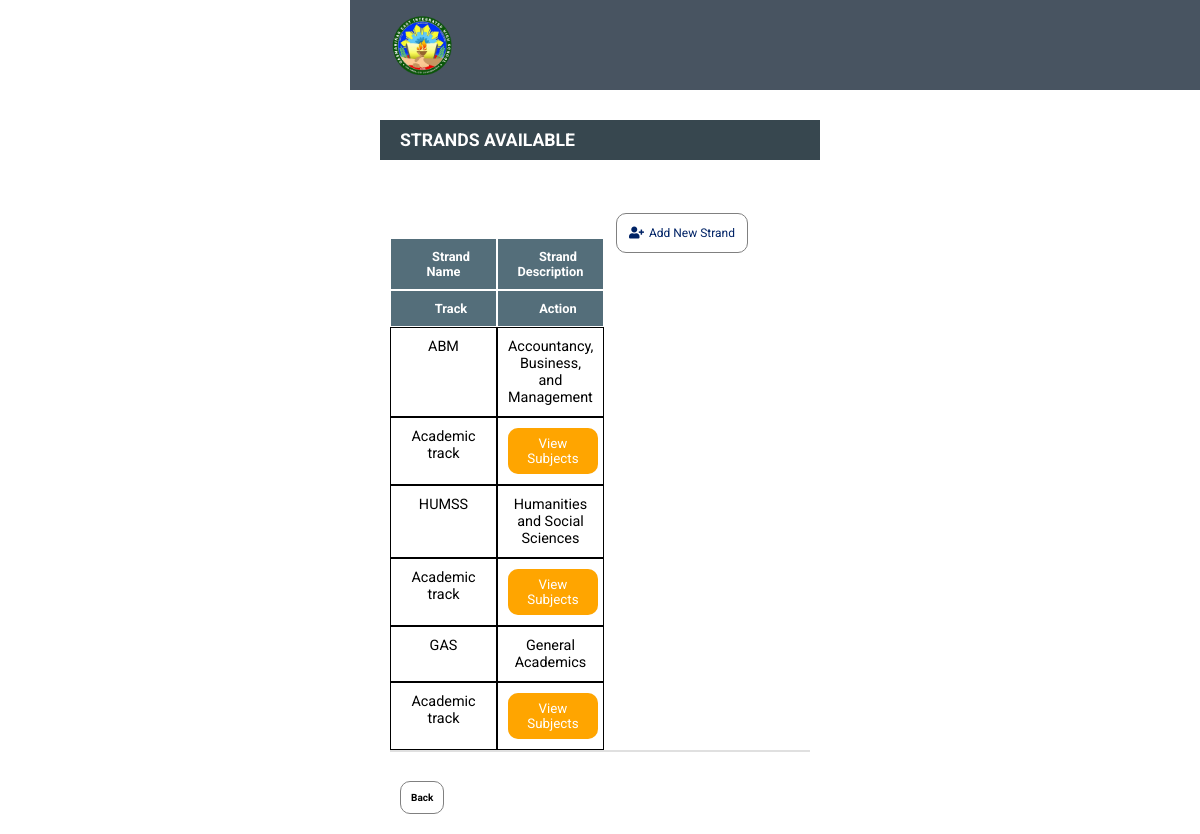
Page /Admin/viewstrands.php?track_id=1 on the committed database.
### tables this page shows
CREATE TABLE IF NOT EXISTS `tbl_strands` (
`strands_ID` int(25) NOT NULL,
  `strands_name` varchar(255) NOT NULL,
  `strands_desc` varchar(255) NOT NULL,
  `track_ID` int(25) NOT NULL,
  `track_name` varchar(255) NOT NULL
);

CREATE TABLE IF NOT EXISTS `tbl_tracks` (
`track_ID` int(25) NOT NULL,
  `track_name` varchar(255) NOT NULL,
  `track_desc` varchar(255) NOT NULL
);

### Admin/viewstrands.php (the view, shortened to what this page needs)
<?php
	include("../dbconnect.php");
	$track_ID = $_GET['track_id'];
	$strandsQry = mysqli_query($conn, "SELECT * FROM tbl_strands as t1 inner join tbl_tracks as t2 on t1.track_ID = t2.track_ID WHERE t2.track_ID = '$track_ID' AND t1.strands_ID != 0");
?>
<!DOCTYPE html>
<html>
<head>
	<link rel="stylesheet" type="text/css" href="css/register.css">
	<link rel="stylesheet" type="text/css" href="css/table_design.css">
	<link rel="stylesheet" type="text/css" href="css/mediascreen.css">
</head>
<body>
	<?php
		include('navbar.php')
	?>
	<div class="container">
		<div class="header">
			<h4>Strands Available</h4>
		</div>
		<div class="add-new">
			<a class="reg" href="addnewstrand.php"><i class="fas fa-user-plus"></i>Add New Strand</a>
		</div>
		<form method="post">
			<div class="table">
				<table class="student-table">
					<tr class="head">
						<td>
							Strand Name
						</td>
						<td>
							Strand Description
						</td>
						<td>
							Track
						</td>
						<td align="center">
							Action
						</td>
					</tr>
					<?php
					while ($strandQryResult = mysqli_fetch_assoc($strandsQry)) {	?>
					<tr>
						<td><?php echo $strandQryResult['strands_name']; ?></td>
						<td><?php echo $strandQryResult['strands_desc']; ?></td>
						<td><?php echo $strandQryResult['track_desc']; ?></td>
						<td align="center">
						<div class="action">
							<button class="submit"><a href="viewsubjects.php?strand_id=<?php echo $strandQryResult['strands_ID']; ?>">View Subjects</a></button>
						</div>
					</td>
					</tr>
					<?php }
					?>
				</table>
				<div class="footer-links">
					<div class="back-btn">
						<a href="curriculumpage.php">Back</a>
					</div>
				</div>
			</div>
		</form>
	</div>
</body>
</html>

### Admin/css/register.css (style rules this page uses)
* { padding: 0; margin: 0; font-family: sans-serif; }
.container { margin: 120px 30px 0 50px; }
form { padding: 10px 10px; }
table { border-collapse: collapse; }
table td { padding: 8px 8px; }
table .head { font-size: 13px; font-weight: bold; }
.back-btn a { text-decoration: none; font-size: 10px; color: black; padding: 10px 10px; background-color: white; border: 1px solid gray; border-radius: 10px; margin-bottom: 2rem; }
table { border-bottom: 2px solid #002366; }
@media screen and (max-width:1300px) { .header h4 { display: block !important; } }

### Admin/css/table_design.css (style rules this page uses)
* { margin: 0; padding: 0; font-family: sans-serif; }
.container { margin:120px 30px 0 30px; }
.header h4 { padding: 10px 20px; color: white; background-color:#37474f; }
.add-new { float: right; margin-top: 25px; }
.add-new a { padding: 12px 12px; text-decoration: none; color: #002366; background-color: white; font-size: 12px; border: 1px solid gray; border-radius: 10px; }
table td { padding: 10px 10px; }
form .head { font-weight: bold; font-size: 13px; color: white; background-color:#546e7a; }
.head td { padding: 10px 10px; }
.footer-links { padding-top: 2%; }
table { border-bottom: 2px solid #e0e0e0;; width: 100%; border-collapse: collapse; }
td a { padding: 2px -2px; }
td .action { margin-right: -10px; }
.action button { margin-right: 5px; display: inline-flex; }
.action button, .search { border: none; text-decoration: none; }
.action .submit a { padding: 8px 8px; background: orange; border-radius: 10px; color: white; transition: .3s ease; }

### Admin/css/mediascreen.css (style rules this page uses)
@media (max-width:1300px) { tr { display: flex; flex-wrap: wrap; width: 100%; } }
@media (max-width:1300px) { td { display: block; width: 50%; text-align: center; } }
@media (max-width:1300px) { table { display: block; width: 100%; } }
@media (max-width:1300px) { td { border: solid 1px; } }
@media (max-width:1300px) { body { width: 500px; margin: auto; } }
@media (max-width:1300px) { * { box-sizing: border-box; } }
@media (max-width:1300px) { .add-new a { float: right; margin-top: 25px; margin-right:60px; } }

### Admin/css/styles.css (style rules this page uses)
* { margin: 0; padding: 0; text-decoration: none; font-family: "Roboto", sans-serif; }
@media screen and (max-width:1300px) { .add-new { padding: 12px 12px; text-decoration: none; color: #002366; background-color: white; font-size: 12px; margin-top: 16px; } }

### Admin/viewstrands.php (style rules this page uses)
.table { font-size: .9rem; margin-top: 3rem; }
td { padding: 10px 2px; }
td .action { margin-right: -10px; }
form .head { font-weight: bolder; font-size: .8rem; color: white; text-indent: 15px; margin-top:20px; }
.header { text-transform: uppercase; font-size: 1.1rem; }
.action button { text-decoration: none; border: none; border-radius: 10px; }
.action .submit a { padding: 8px 8px; background: orange; border-radius: 10px; color: white; transition: .3s ease; }
.add-new { margin-bottom: 2rem; }
.reg i { margin-right:5px; }
.back-btn { text-decoration: none; float: left; margin-bottom: 20px; margin-top: 20px; width: 250px; font-size: 12px; font-weight: bold; color: #002366; padding: 10px 10px; background-color: white; border-radius: 10px; }

### rows in the picture
tbl_strands: strands_name "ABM", strands_desc "Accountancy, Business, and Management", track_ID.track_desc "Academic track"
tbl_strands: strands_name "HUMSS", strands_desc "Humanities and Social Sciences", track_ID.track_desc "Academic track"
tbl_strands: strands_name "GAS", strands_desc "General Academics", track_ID.track_desc "Academic track"
